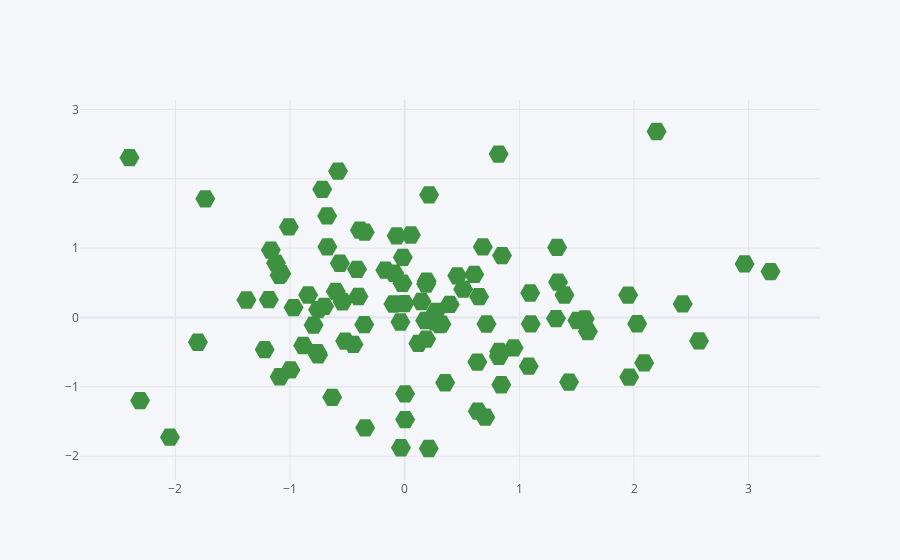

The notebook cell saved with this chart:
### Code cell
df.iplot(kind='scatter', x='A',y='B',mode='markers',
 size=20, color='#3f9142', symbol=15)
